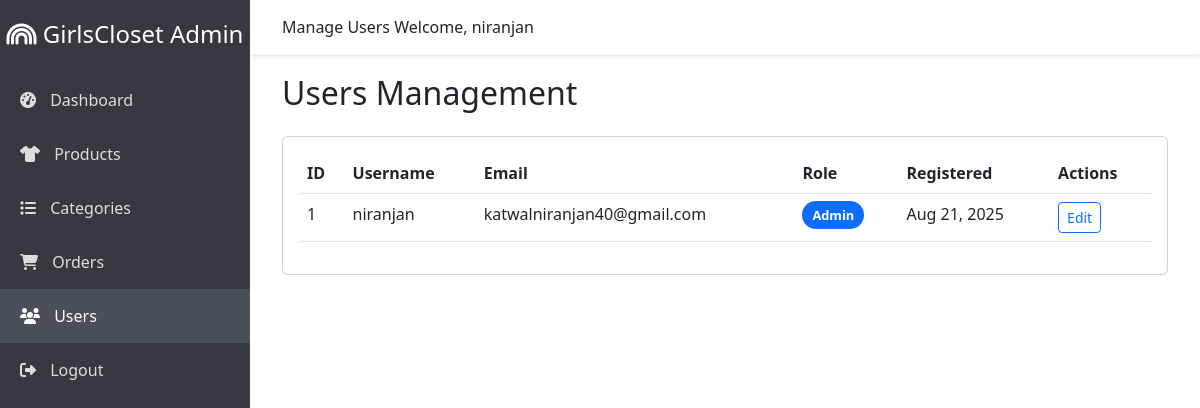
The page /admin/users.php (signed in) on the database its author committed.
### tables this page shows
CREATE TABLE `users` (
  `id` int(11) NOT NULL,
  `username` varchar(50) NOT NULL,
  `email` varchar(100) NOT NULL,
  `password` varchar(255) NOT NULL,
  `address` varchar(255) DEFAULT NULL,
  `city` varchar(100) DEFAULT NULL,
  `country` varchar(100) DEFAULT NULL,
  `role` enum('user','admin') DEFAULT 'user',
  `created_at` timestamp NOT NULL DEFAULT current_timestamp()
);

### admin/users.php (the view, shortened to what this page needs)
<?php
include '../db_connection.php';
$action = isset($_GET['action']) ? $_GET['action'] : '';
$edit_user = null;
$users = [];
$result = $conn->query("SELECT id, username, email, role, created_at FROM users ORDER BY created_at DESC");
if ($result->num_rows > 0) {
    while($row = $result->fetch_assoc()) {
        $users[] = $row;
    }
}
?>
<!DOCTYPE html>
<html lang="en">
<head>
    <link href="https://cdn.jsdelivr.net/npm/bootstrap@5.3.0/dist/css/bootstrap.min.css" rel="stylesheet">
    <link rel="stylesheet" href="https://cdnjs.cloudflare.com/ajax/libs/font-awesome/6.4.0/css/all.min.css">
</head>
<body>
    <div class="sidebar" style="width: 250px;">
        <div class="text-center mb-4">
            <h4><i class="fas fa-rainbow"></i> GirlsCloset Admin</h4>
        </div>
        <a href="index.php"><i class="fas fa-tachometer-alt"></i> Dashboard</a>
        <a href="products.php"><i class="fas fa-tshirt"></i> Products</a>
        <a href="categories.php"><i class="fas fa-list"></i> Categories</a>
        <a href="orders.php"><i class="fas fa-shopping-cart"></i> Orders</a>
        <a href="users.php" class="active"><i class="fas fa-users"></i> Users</a>
        <a href="../logout.php"><i class="fas fa-sign-out-alt"></i> Logout</a>
    </div>
    <nav class="navbar-admin">
        <div class="container-fluid">
            <span class="navbar-brand">Manage Users</span>
            <span class="navbar-text">Welcome, <?php echo $_SESSION['username']; ?></span>
        </div>
    </nav>
    <div class="main-content">
        <div class="container-fluid">
            <h2 class="mb-4">Users Management</h2>
            <?php if ($action == 'edit' && $edit_user): ?>
            <div class="card">
                <div class="card-header">
                    <h5>Edit User: <?php echo $edit_user['username']; ?></h5>
                </div>
                <div class="card-body">
                    <form method="POST" action="users.php?action=update_role&id=<?php echo $edit_user['id']; ?>">
                        <div class="row mb-3">
                            <div class="col-md-6">
                                <label class="form-label">Username</label>
                                <input type="text" class="form-control" value="<?php echo $edit_user['username']; ?>" disabled>
                            </div>
                            <div class="col-md-6">
                                <label class="form-label">Email</label>
                                <input type="email" class="form-control" value="<?php echo $edit_user['email']; ?>" disabled>
                            </div>
                        </div>
                        <div class="row mb-3">
                            <div class="col-md-6">
                                <label class="form-label">Registration Date</label>
                                <input type="text" class="form-control" value="<?php echo date('F j, Y', strtotime($edit_user['created_at'])); ?>" disabled>
                            </div>
                            <div class="col-md-6">
                                <label for="role" class="form-label">Role</label>
                                <select class="form-select" id="role" name="role">
                                    <option value="user" <?php echo $edit_user['role'] == 'user' ? 'selected' : ''; ?>>User</option>
                                    <option value="admin" <?php echo $edit_user['role'] == 'admin' ? 'selected' : ''; ?>>Admin</option>
                                </select>
                            </div>
                        </div>
                        <div class="d-flex gap-2">
                            <button type="submit" class="btn btn-primary">Update Role</button>
                            <a href="users.php" class="btn btn-secondary">Cancel</a>
                        </div>
                    </form>
                </div>
            </div>
            <?php else: ?>
            <div class="card">
                <div class="card-body">
                    <div class="table-responsive">
                        <table class="table table-hover">
                            <thead>
                                <tr>
                                    <th>ID</th>
                                    <th>Username</th>
                                    <th>Email</th>
                                    <th>Role</th>
                                    <th>Registered</th>
                                    <th>Actions</th>
                                </tr>
                            </thead>
                            <tbody>
                                <?php if (count($users) > 0): ?>
                                    <?php foreach ($users as $user): ?>
                                    <tr>
                                        <td><?php echo $user['id']; ?></td>
                                        <td><?php echo $user['username']; ?></td>
                                        <td><?php echo $user['email']; ?></td>
                                        <td>
                                            <span class="role-badge <?php echo $user['role'] == 'admin' ? 'bg-primary' : 'bg-secondary'; ?> text-white">
                                                <?php echo ucfirst($user['role']); ?>
                                            </span>
                                        </td>
                                        <td><?php echo date('M j, Y', strtotime($user['created_at'])); ?></td>
                                        <td>
                                            <a href="users.php?action=edit&id=<?php echo $user['id']; ?>" class="btn btn-sm btn-outline-primary">Edit</a>
                                        </td>
                                    </tr>
                                    <?php endforeach; ?>
                                <?php else: ?>
                                    <tr>
                                        <td colspan="6" class="text-center py-4">No users found.</td>
                                    </tr>
                                <?php endif; ?>
                            </tbody>
                        </table>
                    </div>
                </div>
            </div>
            <?php endif; ?>
        </div>
    </div>
</body>
</html>

### admin/users.php (style rules this page uses)
:root { --primary-color: #ff69b4; }
.sidebar { background-color: #343a40; color: white; height: 100vh; position: fixed; padding-top: 20px; }
.sidebar a { color: #ddd; padding: 15px 20px; text-decoration: none; display: block; }
.sidebar a:hover, .sidebar a.active { color: white; background-color: #495057; }
.sidebar a i { margin-right: 10px; }
.main-content { margin-left: 250px; padding: 20px; }
.navbar-admin { background-color: white; box-shadow: 0 2px 5px rgba(0,0,0,0.1); padding: 15px 20px; margin-left: 250px; }
.role-badge { padding: 5px 10px; border-radius: 20px; font-size: 0.8rem; font-weight: bold; }

### rows shown on the page
users: id "1", username "niranjan", email "katwalniranjan40@gmail.com", role "Admin", created_at "Aug 21, 2025"

### other values the page prints
$_SESSION['username'] "niranjan"
